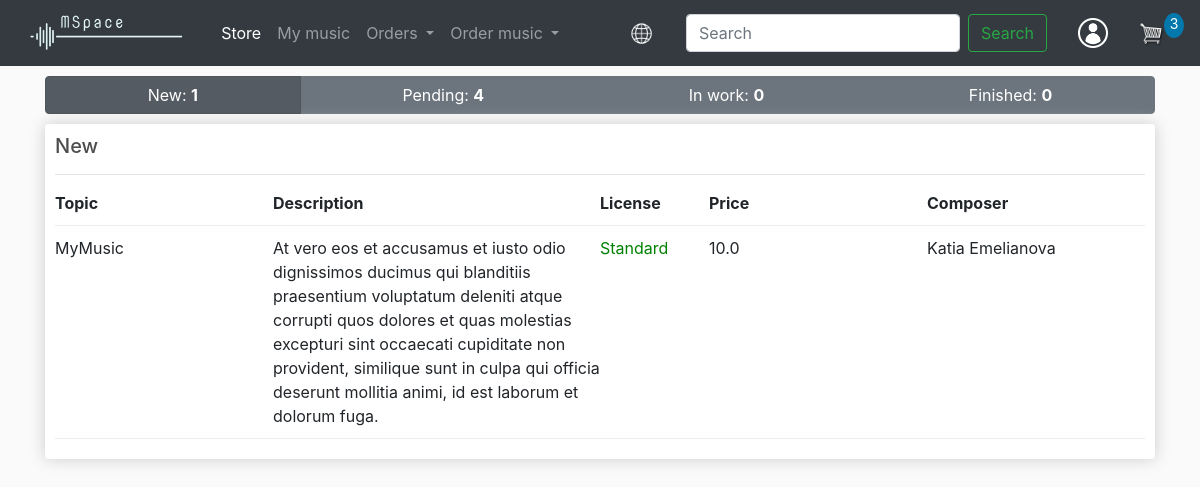
The page /my_orders/ (signed in) on the database its author committed.
### store/models.py (models this page shows, shortened)
class ComposerOrder(models.Model):
    name = models.CharField(max_length=200, null=True)
    premium = models.BooleanField(max_length=200, null=True)
    composer = models.ForeignKey(Composer, on_delete=models.SET_NULL, blank=True, null=True)
    customer = models.ForeignKey(Customer, on_delete=models.SET_NULL, blank=True, null=True)
    description = models.CharField(max_length=500, null=True)
    file = models.FileField(upload_to='files/', max_length=200, null=True)
    price = models.FloatField()
    confirm = models.BooleanField(max_length=200, null=True)
    customer_confirm = models.BooleanField(max_length=200, null=True)
    finish = models.BooleanField(max_length=200, null=True)
    accept = models.BooleanField(max_length=200, null=True)
    project = models.CharField(max_length=200, null=True, blank=True)

class Composer(models.Model):
    user = models.OneToOneField(User, on_delete=models.CASCADE, null=True, blank=True)
    name = models.CharField(max_length=50, null=True)
    first_name = models.CharField(max_length=50, null=True)
    last_name = models.CharField(max_length=50, null=True)
    email = models.EmailField(null=True)
    rating = models.FloatField(blank=True, null=True)
    image = models.ImageField(upload_to='images/composers/', null=True, blank=True)
    balance = models.FloatField(default=0, blank=True, null=True)

### store/views.py (the view)
# urls.py: path('my_orders/', views.myOrders, name="my_orders"),
def myOrders(request):
    try:
        client = request.user.composer
        ordersNew = ComposerOrder.objects.filter(composer=client, finish=False, confirm=None)
        ordersPending = ComposerOrder.objects.filter(composer=client, finish=False, confirm=True,
                                                     customer_confirm=None)
        ordersInWork = ComposerOrder.objects.filter(composer=client, finish=False, confirm=True,
                                                    customer_confirm=True)
        ordersFinished = ComposerOrder.objects.filter(composer=client, finish=True, accept=None)
        cartCount = None
    except:
        client = request.user.customer
        ordersNew = ComposerOrder.objects.filter(customer=client, finish=False, confirm=None)
        ordersPending = ComposerOrder.objects.filter(customer=client, finish=False, confirm=True,
                                                     customer_confirm=None)
        ordersInWork = ComposerOrder.objects.filter(customer=client, finish=False, confirm=True,
                                                    customer_confirm=True)
        ordersFinished = ComposerOrder.objects.filter(customer=client, finish=True, accept=None)
        data = cartData(request)
        cartCount = data['cartCount']
    context = {'orders_new': ordersNew, 'orders_in_work': ordersInWork, 'orders_finished': ordersFinished,
               'orders_pending': ordersPending, 'cartCount': cartCount}
    return render(request, 'store/my_orders.html', context)

### store/models.py (called while the page is built)
    @property
    def get_personal_data(self):
        try:
            personal_data = self.personaldata
        except:
            personal_data = None
        return personal_data

    @property
    def get_cart_count(self):
        order_items = self.orderitem_set.all()
        return order_items.count()

### store/templatetags/filters.py (called while the page is built)
def is_customer(user):
    try:
        client = user.customer
        return True
    except:
        return False

def remove_lang_code(url):
    url = re.sub(r'/?(uk|en)/?', "", url)
    if url == '' or url == '/':
        return ''
    return '/' + url

### store/utils.py (called while the page is built)
def cartData(request):
    if request.user.is_authenticated:
        try:
            customer = request.user.customer
            order, created = Order.objects.get_or_create(customer=customer, complete=False)
            items = order.orderitem_set.all()
            personal_data = request.user.customer.get_personal_data
            cartCount = order.get_cart_count
        except:
            order = None
            items = None
            personal_data = None
            cartCount = 0
    else:
        cookieData = cookieCart(request)
        items = cookieData['items']
        order = cookieData['order']
        cartCount = cookieData['cartCount']
        personal_data = None
    return {'items': items, 'order': order, 'cartCount': cartCount, 'personal_data': personal_data}

### store/templates/store/my_orders.html (shortened to what this page needs)
{% extends 'store/main.html' %}
{% load static %}
{% load filters %}
{% block content %}
    <div class="row">
        <div class="col-lg-12">
            <div class="btn-group btn-group-toggle btn-block" data-toggle="buttons">
                <label class="btn btn-secondary active">
                    <input type="radio" name="options" id="new" onchange="processView(this.id)" checked> New: <strong>{{ orders_new.count }}</strong>
                </label>
                <label class="btn btn-secondary">
                    <input type="radio" name="options" id="pending" onchange="processView(this.id)"> Pending: <strong>{{ orders_pending.count }}</strong>
                </label>
                <label class="btn btn-secondary">
                    <input type="radio" name="options" onchange="processView(this.id)" id="in_work"> In work: <strong>{{ orders_in_work.count }}</strong>
                </label>
                <label class="btn btn-secondary">
                    <input type="radio" name="options" onchange="processView(this.id)" id="finished"> Finished: <strong>{{ orders_finished.count }}</strong>
                </label>
            </div>
        </div>
        <div class="col-lg-12">
            <div class="box-element" id="orders_new">
                <h5>New</h5>
                <hr>
                {% if orders_new.count > 0 %}
                    <div class="cart-row">
                        <div style="flex:2"><strong>Topic</strong></div>
                        <div style="flex:3"><strong>Description</strong></div>
                        <div style="flex:1"><strong>License</strong></div>
                        <div style="flex:2"><strong>Price</strong></div>
                        {% if request.user|is_customer %}
                            <div style="flex:2"><strong>Composer</strong></div>
                        {% else %}
                            <div style="flex:1"><strong></strong></div>
                            <div style="flex:1"><strong></strong></div>
                        {% endif %}
                    </div>
                {% else %}
                    <p>No new orders</p>
                {% endif %}
                {% for order in orders_new %}
                    <div class="cart-row">
                        <div style="flex:2">{{ order.name }}</div>
                        <div style="flex:3">{{ order.description }}</div>
                        {% if order.premium %}
                            <div style="flex:1; color:green">Premium</div>
                        {% else %}
                            <div style="flex:1; color:green">Standard</div>
                        {% endif %}
                        {% if request.user|is_customer %}
                            <div style="flex:2">{{ order.price }}</div>
                            <div style="flex:2">{{ order.composer.first_name }} {{ order.composer.last_name }}</div>
                        {% endif %}
                </div>
                {% endfor %}
            </div>
        </div>
    </div>
{% endblock content %}

### static/css/main.css (style rules this page uses)
body { background-color: hsl(0, 0%, 98%); }
h1,h2,h3,h4,h5,h6 { color:hsl(0, 0%, 30%); }
.box-element { box-shadow:hsl(0, 0%, 80%) 0 0 16px; background-color: #fff; border-radius: 4px; padding: 10px; }
.col-lg-4, .col-lg-6, .col-lg-8, .col-lg-12 { margin-top: 10px; }
.cart-row { display: flex; align-items: flex-stretch; padding-bottom: 10px; margin-bottom: 10px; border-bottom: 1px solid #ececec; }

### rows shown on the page
ComposerOrder: name "MyMusic", description "At vero eos et accusamus et iusto odio dignissimos ducimus qui blanditiis praesentium voluptatum deleniti atque corrupti quos dolores et quas molestias excepturi sint occaecati cupiditate non provident, similique sunt in culpa qui officia deserunt mollitia animi, id est laborum et dolorum fuga.", premium "Standard", price "10.0", composer.first_name "Katia", composer.last_name "Emelianova"

### other values the page prints
{{ cartCount }} "3"
{{ orders_new.count }} "1"
{{ orders_pending.count }} "4"
{{ orders_in_work.count }} "0"
{{ orders_finished.count }} "0"
